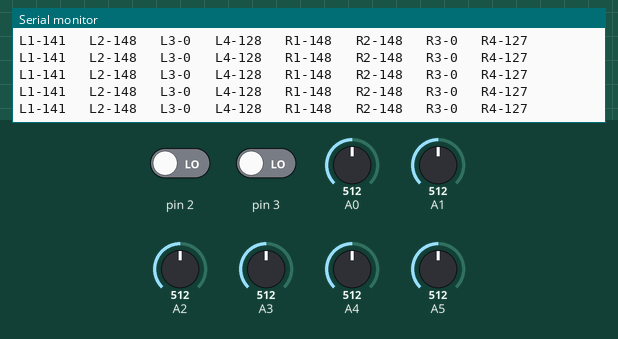
This sketch was run on a simulated Arduino Uno, built with avr-gcc and run on an emulated ATmega328P. Parts: the last lines printed to the serial monitor. The inputs (shaded band) are chosen by the test bench; at power-on: A5 = 512, A0 = 512, A1 = 512, pin 2 LOW, pin 3 LOW, A2 = 512, A3 = 512, A4 = 512. No radio packets arrive unless stated.

Above: at 1.2 s.
1.3 s: A5 set to 613
At 1.47 s:
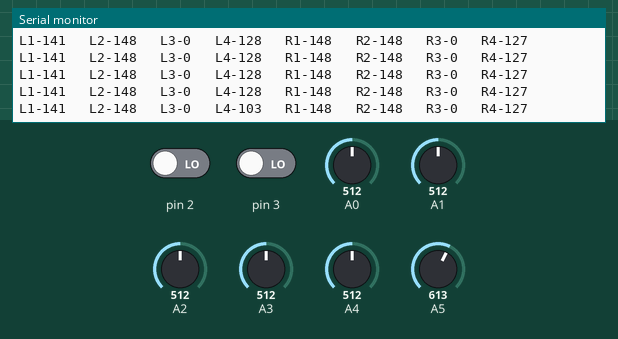
4.3 s: A5 set to 639
At 4.32 s:
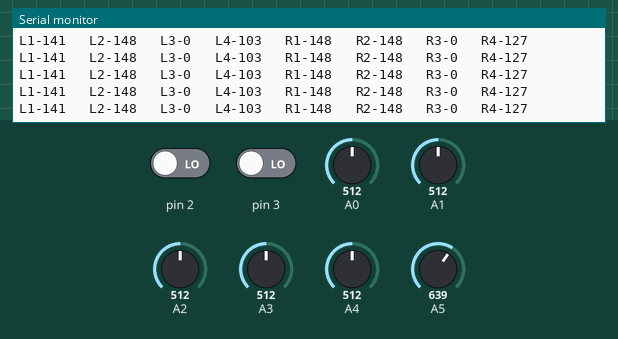
7.3 s: A0 set to 381
At 7.35 s:
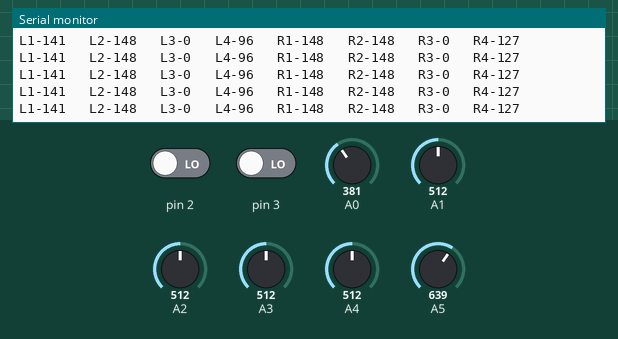
8.8 s: A0 set to 354
At 8.86 s:
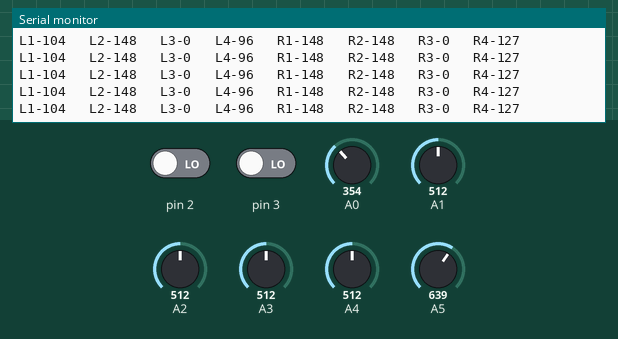
11.8 s: A1 set to 361
At 11.83 s:
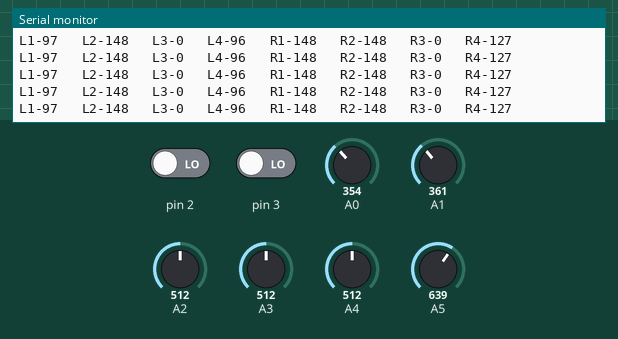
14.8 s: A1 set to 332
At 14.81 s:
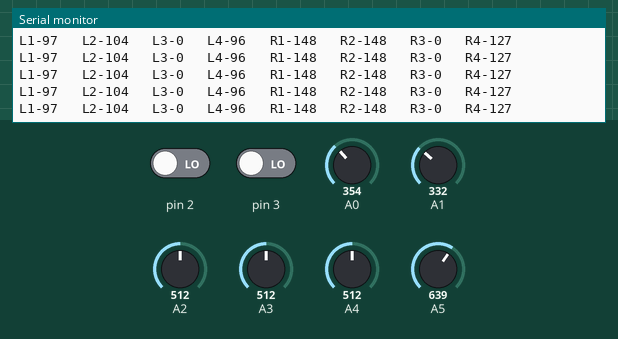
Timing chart, 0 to 17.3 s (numbered marks = the images above; inputs shaded):
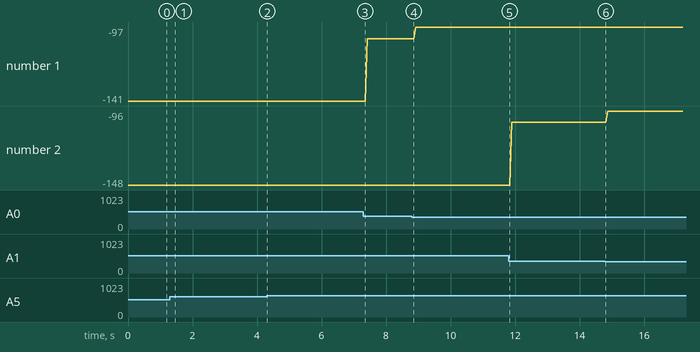

Measured:
- after the input at 1.3 s, the serial monitor: prints a new line after 0.10 s (image 1)
- plotted number 1: -141 → -104 after the input at 7.3 s, -104 → -97 after the input at 8.8 s

The sketch:

NRF24_transmitter_7channels.ino
```cpp
#include <SPI.h>
#include <nRF24L01.h>
#include <RF24.h>

const uint64_t my_radio_pipe = 0xE8E8F0F0E1LL;
RF24 radio(9, 10);

struct Data_to_be_sent {
  byte ch1;
  byte ch2;
  byte ch3;
  byte ch4;
  byte ch5;
  byte ch6;
  byte ch7;
  byte ch8;

};

Data_to_be_sent sent_data;
void setup()
{
  Serial.begin(9600);
  radio.begin();
  radio.setAutoAck(false);
  radio.setDataRate(RF24_250KBPS);
  radio.openWritingPipe(my_radio_pipe);

  sent_data.ch1 = 127;
  sent_data.ch2 = 127;
  sent_data.ch3 = 127;
  sent_data.ch4 = 127;
  sent_data.ch5 = 0;
  sent_data.ch6 = 0;
  sent_data.ch7 = 0;
  sent_data.ch8 = 0;

}

void loop()
{
  sent_data.ch1 = map( analogRead(A0), 5, 920, 0, 255);
  sent_data.ch2 = map( analogRead(A1), 1, 880, 0, 255);
  sent_data.ch3 = map( analogRead(A2), 0, 880, 0, 255);
  sent_data.ch4 = map( analogRead(A3), 0, 880, 0, 255);
  sent_data.ch5 = digitalRead(2);
  sent_data.ch6 = digitalRead(3);
  sent_data.ch7 = map( analogRead(A4), 0, 1024, 0, 255);
  sent_data.ch8 = map( analogRead(A5), 0, 1024, 255, 0);

  radio.write(&sent_data, sizeof(Data_to_be_sent));

  Serial.print("L1-");
  Serial.print(sent_data.ch1);
  Serial.print("   L2-");
  Serial.print(sent_data.ch2);
  Serial.print("   L3-");
  Serial.print(sent_data.ch6);
  Serial.print("   L4-");
  Serial.print(sent_data.ch8);
  Serial.print("   R1-");
  Serial.print(sent_data.ch3);
  Serial.print("   R2-");
  Serial.print(sent_data.ch4);
  Serial.print("   R3-");
  Serial.print(sent_data.ch5);
  Serial.print("   R4-");
  Serial.println(sent_data.ch7);


}
```
